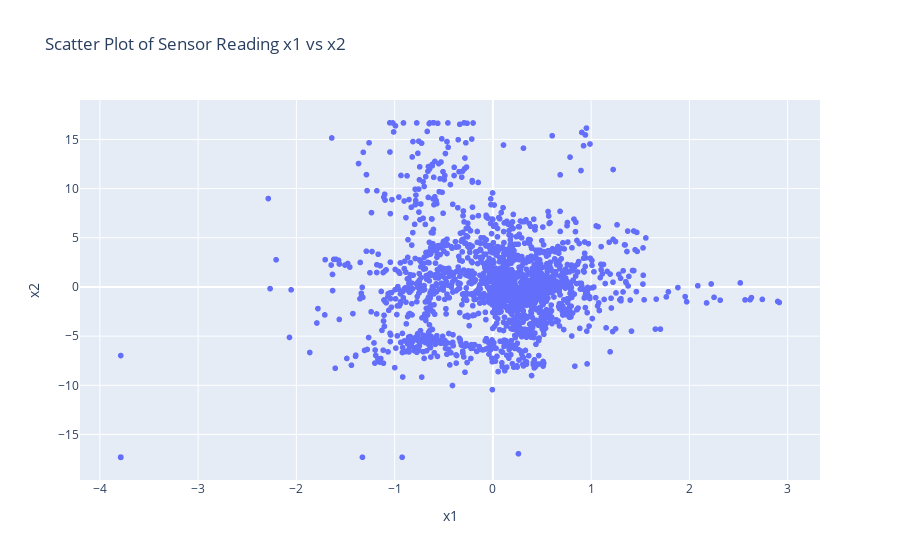
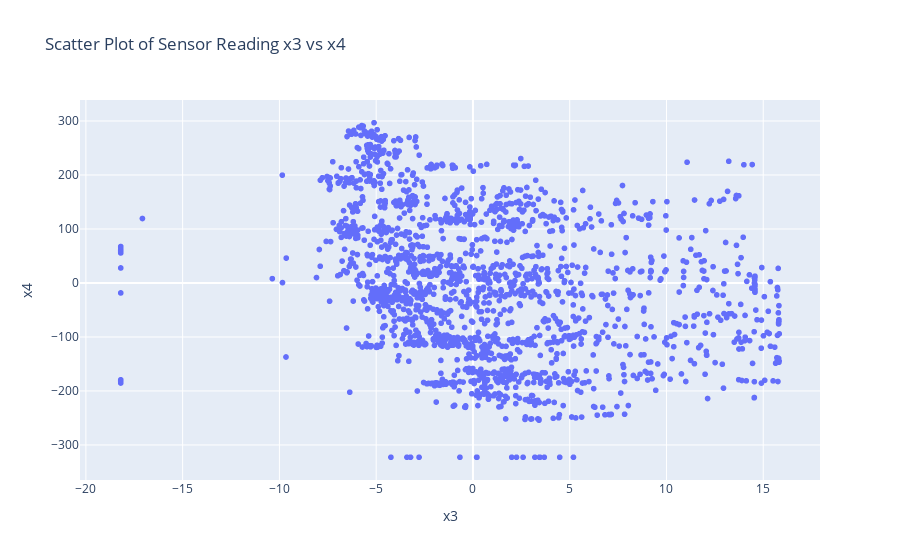

Write notebook code for charts like these, in order.
### Code cell
import plotly.express as px

# Selecting a subset of the data for plotting to ensure the plot is not too crowded
subset_data = df.iloc[::10, :]  # Taking every 10th row as a sample

# Plotting x1 vs x2 using Plotly
fig1 = px.scatter(subset_data, x='x1', y='x2', title='Scatter Plot of Sensor Reading x1 vs x2')
fig1.show()

# Plotting x3 vs x4 using Plotly
fig2 = px.scatter(subset_data, x='x3', y='x4', title='Scatter Plot of Sensor Reading x3 vs x4')
fig2.show()

### Figure 1 — Plotly figure (JSON) as saved in the notebook; plotly's stock layout.template omitted (floating-point values rounded to 4 significant figures; data arrays with more than 128 entries replaced by an {"elided": "..."} marker saying what was removed)
{"data": [{"hovertemplate": "x1=%{x}<br>x2=%{y}<extra></extra>", "legendgroup": "", "marker": {"color": "#636efa", "symbol": "circle"}, "mode": "markers", "name": "", "showlegend": false, "type": "scattergl", "x": {"elided": "1840 float values"}, "xaxis": "x", "y": {"elided": "1840 float values"}, "yaxis": "y"}], "layout": {"legend": {"tracegroupgap": 0}, "title": {"text": "Scatter Plot of Sensor Reading x1 vs x2"}, "xaxis": {"anchor": "y", "domain": [0, 1], "title": {"text": "x1"}}, "yaxis": {"anchor": "x", "domain": [0, 1], "title": {"text": "x2"}}}}

### Figure 2 — Plotly figure (JSON) as saved in the notebook; plotly's stock layout.template omitted (floating-point values rounded to 4 significant figures; data arrays with more than 128 entries replaced by an {"elided": "..."} marker saying what was removed)
{"data": [{"hovertemplate": "x3=%{x}<br>x4=%{y}<extra></extra>", "legendgroup": "", "marker": {"color": "#636efa", "symbol": "circle"}, "mode": "markers", "name": "", "showlegend": false, "type": "scattergl", "x": {"elided": "1840 float values"}, "xaxis": "x", "y": {"elided": "1840 float values"}, "yaxis": "y"}], "layout": {"legend": {"tracegroupgap": 0}, "title": {"text": "Scatter Plot of Sensor Reading x3 vs x4"}, "xaxis": {"anchor": "y", "domain": [0, 1], "title": {"text": "x3"}}, "yaxis": {"anchor": "x", "domain": [0, 1], "title": {"text": "x4"}}}}
